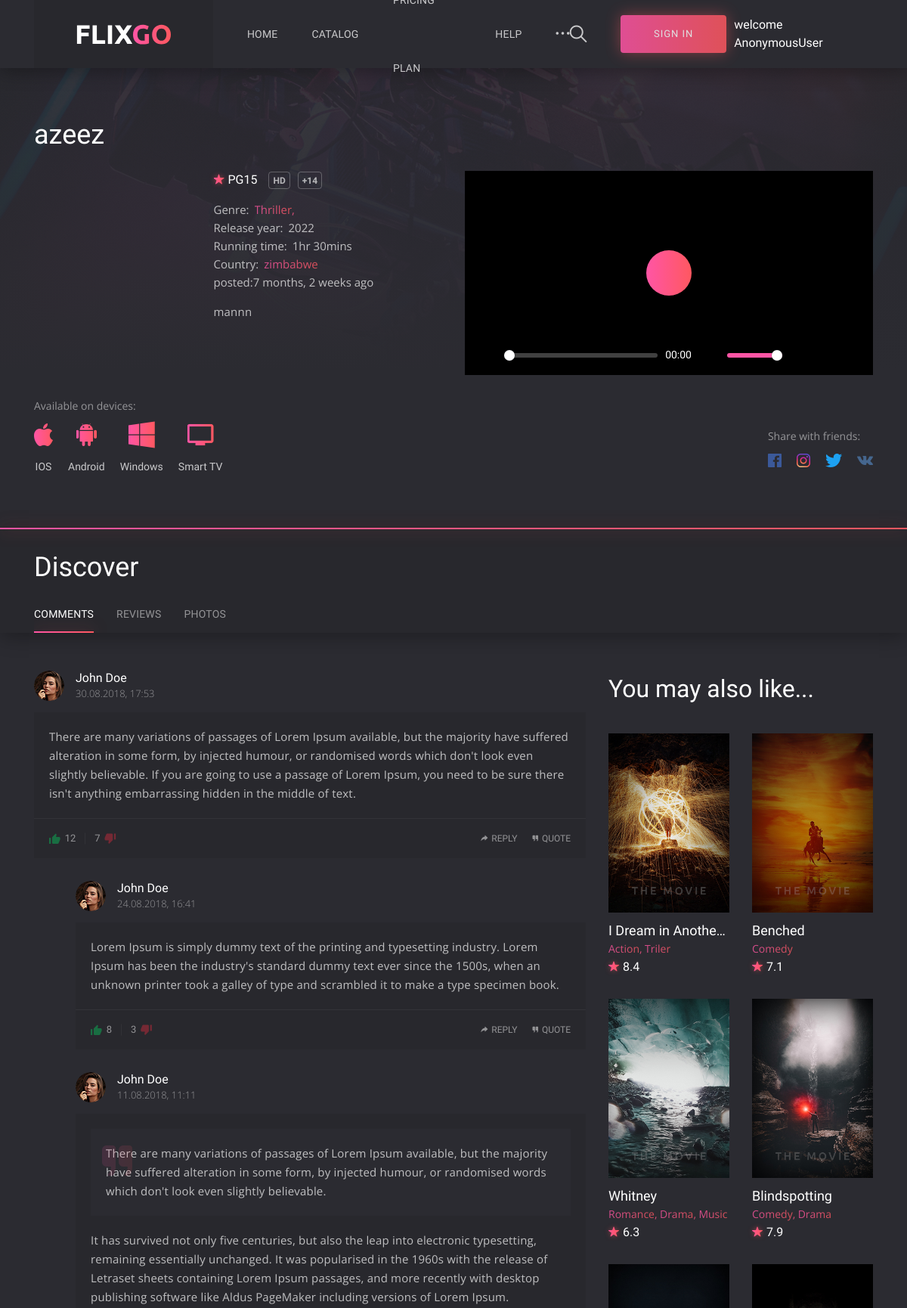
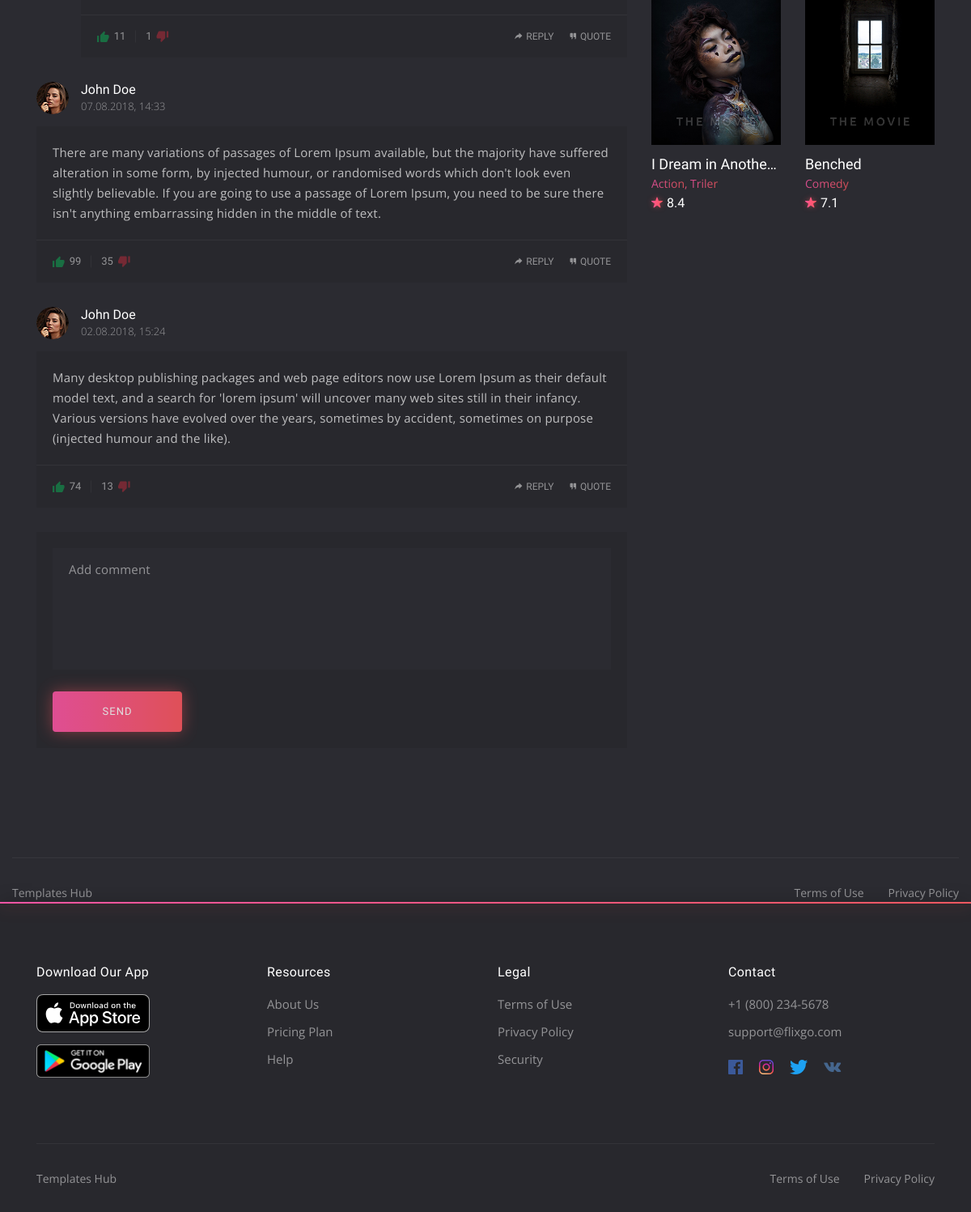
Screenshot of /pages/details1/13/ with the database file from the repository (2 pictures, top to bottom).
### pages/models.py (models this page shows, shortened)
class Film(models.Model):
    category = models.ForeignKey(Categorie, on_delete=models.CASCADE)
    name = models.CharField(max_length=20)
    tags = models.CharField(choices=movies_choices, max_length=20)
    R_rating = models.CharField(max_length=20)
    Description = models.TextField()
    image_url = models.ImageField(null=True, blank=True)
    is_series = models.BooleanField(default=True)
    movie_rating = models.CharField(max_length=30, null=True)
    running_time = models.CharField(max_length=30, null=True)
    release_year = models.CharField(max_length=30, null=True)
    country = models.CharField(max_length=30, null=True)
    date_created = models.DateTimeField(auto_now_add=True, null=True)

### pages/views.py (the view)
# urls.py: path('details1/<id>/',details1,name='details1'),
def details1(request, id):
    film = Film.objects.get(id=id)
    return render(request, 'pages/details1.html', {'film': film})

### pages/templates/pages/details1.html (shortened to what this page needs)
{% extends 'pages/base.html' %}
{% block content %}
{% load static %}
{% load humanize %}
	<section class="section details">
		<div class="details__bg" data-bg="{% static 'pages/img/home/home__bg.jpg' %}"></div>
		<div class="container">
			<div class="row">
				<div class="col-12">
					<h1 class="details__title">{{film.name}}</h1>
				</div>
				<div class="col-12 col-xl-6">
					<div class="card card--details">
						<div class="row">
							<div class="col-12 col-sm-4 col-md-4 col-lg-3 col-xl-5">
								<div class="card__cover">
								</div>
							</div>
							<div class="col-12 col-sm-8 col-md-8 col-lg-9 col-xl-7">
								<div class="card__content">
									<div class="card__wrap">
										<span class="card__rate"><i class="icon ion-ios-star"></i>{{film.R_rating}}</span>
										<ul class="card__list">
											<li>HD</li>
											<li>{{film.movie_rating}}</li>
										</ul>
									</div>
									<ul class="card__meta">
										<li><span>Genre:</span><a href="#">{{film.tags}}</a>
										<a href="#"></a></li>
										<li><span>Release year:</span>{{film.release_year}}</li>
										<li><span>Running time:</span>{{film.running_time}}</li>
										<li><span>Country:</span> <a href="#">{{film.country}}</a> </li>
											<li>posted:{{film.date_created|naturaltime}}</li>
									</ul>
									<div class="card__description card__description--details">
										{{film.Description}}
									</div>
								</div>
							</div>
						</div>
					</div>
				</div>
				<div class="col-12 col-xl-6">
					<video controls crossorigin playsinline poster="../../../cdn.plyr.io/static/demo/View_From_A_Blue_Moon_Trailer-HD.jpg' %}" id="player">
						<source src="https://cdn.plyr.io/static/demo/View_From_A_Blue_Moon_Trailer-576p.mp4" type="video/mp4" size="576">
						<source src="https://cdn.plyr.io/static/demo/View_From_A_Blue_Moon_Trailer-720p.mp4" type="video/mp4" size="720">
						<source src="https://cdn.plyr.io/static/demo/View_From_A_Blue_Moon_Trailer-1080p.mp4" type="video/mp4" size="1080">
						<source src="https://cdn.plyr.io/static/demo/View_From_A_Blue_Moon_Trailer-1440p.mp4" type="video/mp4" size="1440">
					</video>
				</div>
				<div class="col-12">
					<div class="details__wrap">
						<div class="details__devices">
							<span class="details__devices-title">Available on devices:</span>
							<ul class="details__devices-list">
								<li><i class="icon ion-logo-apple"></i><span>IOS</span></li>
								<li><i class="icon ion-logo-android"></i><span>Android</span></li>
								<li><i class="icon ion-logo-windows"></i><span>Windows</span></li>
								<li><i class="icon ion-md-tv"></i><span>Smart TV</span></li>
							</ul>
						</div>
						<div class="details__share">
							<span class="details__share-title">Share with friends:</span>
							<ul class="details__share-list">
								<li class="facebook"><a href="#"><i class="icon ion-logo-facebook"></i></a></li>
								<li class="instagram"><a href="#"><i class="icon ion-logo-instagram"></i></a></li>
								<li class="twitter"><a href="#"><i class="icon ion-logo-twitter"></i></a></li>
								<li class="vk"><a href="#"><i class="icon ion-logo-vk"></i></a></li>
							</ul>
						</div>
					</div>
				</div>
			</div>
		</div>
	</section>
	<section class="content">
		<div class="content__head">
			<div class="container">
				<div class="row">
					<div class="col-12">
						<h2 class="content__title">Discover</h2>
						<ul class="nav nav-tabs content__tabs" id="content__tabs" role="tablist">
							<li class="nav-item">
								<a class="nav-link active" data-toggle="tab" href="#tab-1" role="tab" aria-controls="tab-1" aria-selected="true">Comments</a>
							</li>
							<li class="nav-item">
								<a class="nav-link" data-toggle="tab" href="#tab-2" role="tab" aria-controls="tab-2" aria-selected="false">Reviews</a>
							</li>
							<li class="nav-item">
								<a class="nav-link" data-toggle="tab" href="#tab-3" role="tab" aria-controls="tab-3" aria-selected="false">Photos</a>
							</li>
						</ul>
					</div>
				</div>
			</div>
		</div>
		<div class="container">
			<div class="row">
				<div class="col-12 col-lg-8 col-xl-8">
					<div class="tab-content" id="myTabContent">
						<div class="tab-pane fade show active" id="tab-1" role="tabpanel" aria-labelledby="1-tab">
							<div class="row">
								<div class="col-12">
									<div class="comments">
										<ul class="comments__list">
											<li class="comments__item">
												<div class="comments__autor">
													<img class="comments__avatar" src="{% static 'pages/img/user.png' %}" alt="">
													<span class="comments__name">John Doe</span>
													<span class="comments__time">30.08.2018, 17:53</span>
												</div>
												<p class="comments__text">There are many variations of passages of Lorem Ipsum available, but the majority have suffered alteration in some form, by injected humour, or randomised words which don't look even slightly believable. If you are going to use a passage of Lorem Ipsum, you need to be sure there isn't anything embarrassing hidden in the middle of text.</p>
												<div class="comments__actions">
													<div class="comments__rate">
														<button type="button"><i class="icon ion-md-thumbs-up"></i>12</button>
														<button type="button">7<i class="icon ion-md-thumbs-down"></i></button>
													</div>
													<button type="button"><i class="icon ion-ios-share-alt"></i>Reply</button>
													<button type="button"><i class="icon ion-ios-quote"></i>Quote</button>
												</div>
											</li>
											<li class="comments__item comments__item--answer">
												<div class="comments__autor">
													<img class="comments__avatar" src="{% static 'pages/img/user.png' %}" alt="">
													<span class="comments__name">John Doe</span>
													<span class="comments__time">24.08.2018, 16:41</span>
												</div>
												<p class="comments__text">Lorem Ipsum is simply dummy text of the printing and typesetting industry. Lorem Ipsum has been the industry's standard dummy text ever since the 1500s, when an unknown printer took a galley of type and scrambled it to make a type specimen book.</p>
												<div class="comments__actions">
													<div class="comments__rate">
														<button type="button"><i class="icon ion-md-thumbs-up"></i>8</button>
														<button type="button">3<i class="icon ion-md-thumbs-down"></i></button>
													</div>
													<button type="button"><i class="icon ion-ios-share-alt"></i>Reply</button>
													<button type="button"><i class="icon ion-ios-quote"></i>Quote</button>
												</div>
											</li>
											<li class="comments__item comments__item--quote">
												<div class="comments__autor">
													<img class="comments__avatar" src="{% static 'pages/img/user.png' %}" alt="">
													<span class="comments__name">John Doe</span>
													<span class="comments__time">11.08.2018, 11:11</span>
												</div>
												<p class="comments__text"><span>There are many variations of passages of Lorem Ipsum available, but the majority have suffered alteration in some form, by injected humour, or randomised words which don't look even slightly believable.</span>It has survived not only five centuries, but also the leap into electronic typesetting, remaining essentially unchanged. It was popularised in the 1960s with the release of Letraset sheets containing Lorem Ipsum passages, and more recently with desktop publishing software like Aldus PageMaker including versions of Lorem Ipsum.</p>
												<div class="comments__actions">
													<div class="comments__rate">
														<button type="button"><i class="icon ion-md-thumbs-up"></i>11</button>
														<button type="button">1<i class="icon ion-md-thumbs-down"></i></button>
													</div>
													<button type="button"><i class="icon ion-ios-share-alt"></i>Reply</button>
													<button type="button"><i class="icon ion-ios-quote"></i>Quote</button>
												</div>
											</li>
											<li class="comments__item">
												<div class="comments__autor">
													<img class="comments__avatar" src="{% static 'pages/img/user.png' %}" alt="">
													<span class="comments__name">John Doe</span>
													<span class="comments__time">07.08.2018, 14:33</span>
												</div>
												<p class="comments__text">There are many variations of passages of Lorem Ipsum available, but the majority have suffered alteration in some form, by injected humour, or randomised words which don't look even slightly believable. If you are going to use a passage of Lorem Ipsum, you need to be sure there isn't anything embarrassing hidden in the middle of text.</p>
												<div class="comments__actions">
													<div class="comments__rate">
														<button type="button"><i class="icon ion-md-thumbs-up"></i>99</button>
														<button type="button">35<i class="icon ion-md-thumbs-down"></i></button>
													</div>
													<button type="button"><i class="icon ion-ios-share-alt"></i>Reply</button>
													<button type="button"><i class="icon ion-ios-quote"></i>Quote</button>
												</div>
											</li>
											<li class="comments__item">
												<div class="comments__autor">
													<img class="comments__avatar" src="{% static 'pages/img/user.png' %}" alt="">
													<span class="comments__name">John Doe</span>
													<span class="comments__time">02.08.2018, 15:24</span>
												</div>
												<p class="comments__text">Many desktop publishing packages and web page editors now use Lorem Ipsum as their default model text, and a search for 'lorem ipsum' will uncover many web sites still in their infancy. Various versions have evolved over the years, sometimes by accident, sometimes on purpose (injected humour and the like).</p>
												<div class="comments__actions">
													<div class="comments__rate">
														<button type="button"><i class="icon ion-md-thumbs-up"></i>74</button>
														<button type="button">13<i class="icon ion-md-thumbs-down"></i></button>
													</div>
													<button type="button"><i class="icon ion-ios-share-alt"></i>Reply</button>
													<button type="button"><i class="icon ion-ios-quote"></i>Quote</button>
												</div>
											</li>
										</ul>
										<form action="#" class="form">
											<textarea id="text" name="text" class="form__textarea" placeholder="Add comment"></textarea>
											<button type="button" class="form__btn">Send</button>
										</form>
									</div>
								</div>
							</div>
						</div>
					</div>
				</div>
				<div class="col-12 col-lg-4 col-xl-4">
					<div class="row">
						<div class="col-12">
							<h2 class="section__title section__title--sidebar">You may also like...</h2>
						</div>
						<div class="col-6 col-sm-4 col-lg-6">
							<div class="card">
								<div class="card__cover">
									<img src="{% static 'pages/img/covers/cover.jpg' %}" alt="">
								</div>
								<div class="card__content">
									<h3 class="card__title"><a href="#">I Dream in Another Language</a></h3>
									<span class="card__category">
										<a href="#">Action</a>
										<a href="#">Triler</a>
									</span>
									<span class="card__rate"><i class="icon ion-ios-star"></i>8.4</span>
								</div>
							</div>
						</div>
						<div class="col-6 col-sm-4 col-lg-6">
							<div class="card">
								<div class="card__cover">
									<img src="{% static 'pages/img/covers/cover2.jpg' %}" alt="">
								</div>
								<div class="card__content">
									<h3 class="card__title"><a href="#">Benched</a></h3>
									<span class="card__category">
										<a href="#">Comedy</a>
									</span>
									<span class="card__rate"><i class="icon ion-ios-star"></i>7.1</span>
								</div>
							</div>
						</div>
						<div class="col-6 col-sm-4 col-lg-6">
							<div class="card">
								<div class="card__cover">
									<img src="{% static 'pages/img/covers/cover3.jpg' %}" alt="">
								</div>
								<div class="card__content">
									<h3 class="card__title"><a href="#">Whitney</a></h3>
									<span class="card__category">
										<a href="#">Romance</a>
										<a href="#">Drama</a>
										<a href="#">Music</a>
									</span>
									<span class="card__rate"><i class="icon ion-ios-star"></i>6.3</span>
								</div>
							</div>
						</div>
						<div class="col-6 col-sm-4 col-lg-6">
							<div class="card">
								<div class="card__cover">
									<img src="{% static 'pages/img/covers/cover4.jpg' %}" alt="">
								</div>
								<div class="card__content">
									<h3 class="card__title"><a href="#">Blindspotting</a></h3>
									<span class="card__category">
										<a href="#">Comedy</a>
										<a href="#">Drama</a>
									</span>
									<span class="card__rate"><i class="icon ion-ios-star"></i>7.9</span>
								</div>
							</div>
						</div>
						<div class="col-6 col-sm-4 col-lg-6">
							<div class="card">
								<div class="card__cover">
									<img src="{% static 'pages/img/covers/cover5.jpg' %}" alt="">
								</div>
								<div class="card__content">
									<h3 class="card__title"><a href="#">I Dream in Another Language</a></h3>
									<span class="card__category">
										<a href="#">Action</a>
										<a href="#">Triler</a>
									</span>
									<span class="card__rate"><i class="icon ion-ios-star"></i>8.4</span>
								</div>
							</div>
						</div>
						<div class="col-6 col-sm-4 col-lg-6">
							<div class="card">
								<div class="card__cover">
									<img src="{% static 'pages/img/covers/cover6.jpg' %}" alt="">
								</div>
								<div class="card__content">
									<h3 class="card__title"><a href="#">Benched</a></h3>
									<span class="card__category">
										<a href="#">Comedy</a>
									</span>
									<span class="card__rate"><i class="icon ion-ios-star"></i>7.1</span>
								</div>
							</div>
						</div>
					</div>
				</div>
			</div>
		</div>
	</section>
				<div class="col-12">
					<div class="footer__copyright">
						<small><a target="_blank" href="https://www.templateshub.net">Templates Hub</a></small>
						<ul>
							<li><a href="#">Terms of Use</a></li>
							<li><a href="#">Privacy Policy</a></li>
						</ul>
					</div>
				</div>
	{% endblock %}

### pages/static/pages/css/plyr.css (style rules this page uses)
.plyr audio,.plyr video { border-radius:inherit;height:auto;vertical-align:middle;width:100% }
.plyr--full-ui *,.plyr--full-ui ::after,.plyr--full-ui ::before { box-sizing:inherit }

### rows the page displays
Film: name "azeez", R_rating "PG15", movie_rating "+14", tags "Thriller", release_year "2022", running_time "1hr 30mins", country "zimbabwe", date_created "7 months, 2 weeks ago", Description "mannn"

### other values shown
{{ request.user }} "AnonymousUser"
